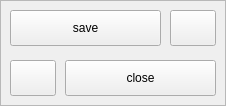
     <widget class="QFrame" name="frame_6">
      <property name="geometry">
       <rect>
        <x>270</x>
        <y>335</y>
        <width>226</width>
        <height>106</height>
       </rect>
      </property>
      <property name="frameShape">
       <enum>QFrame::StyledPanel</enum>
      </property>
      <property name="frameShadow">
       <enum>QFrame::Raised</enum>
      </property>
      <widget class="QPushButton" name="pushButton_74">
       <property name="geometry">
        <rect>
         <x>10</x>
         <y>10</y>
         <width>151</width>
         <height>36</height>
        </rect>
       </property>
       <property name="text">
        <string>save</string>
       </property>
      </widget>
      <widget class="QPushButton" name="pushButton_75">
       <property name="geometry">
        <rect>
         <x>65</x>
         <y>60</y>
         <width>151</width>
         <height>36</height>
        </rect>
       </property>
       <property name="text">
        <string>close</string>
       </property>
      </widget>
      <widget class="QPushButton" name="pushButton_76">
       <property name="geometry">
        <rect>
         <x>10</x>
         <y>60</y>
         <width>46</width>
         <height>36</height>
        </rect>
       </property>
       <property name="text">
        <string/>
       </property>
      </widget>
      <widget class="QPushButton" name="pushButton_77">
       <property name="geometry">
        <rect>
         <x>170</x>
         <y>10</y>
         <width>46</width>
         <height>36</height>
        </rect>
       </property>
       <property name="text">
        <string/>
       </property>
      </widget>
     </widget>
